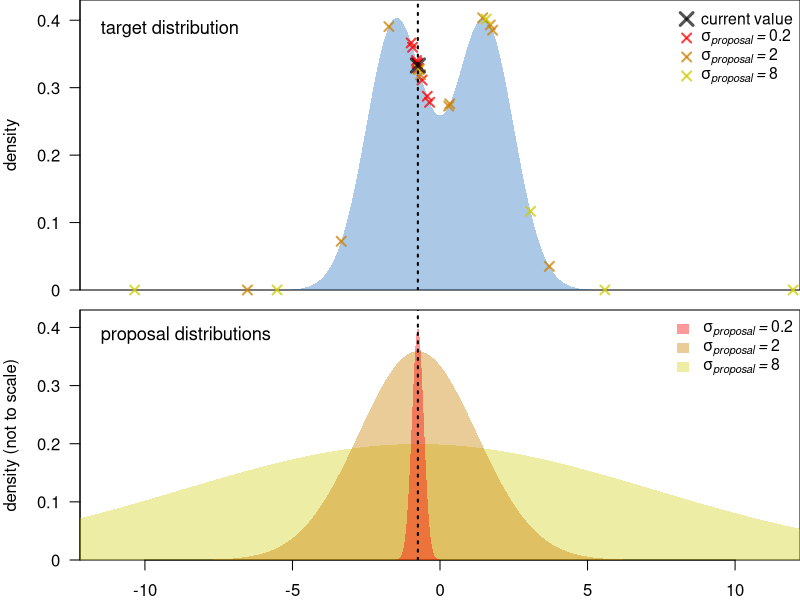
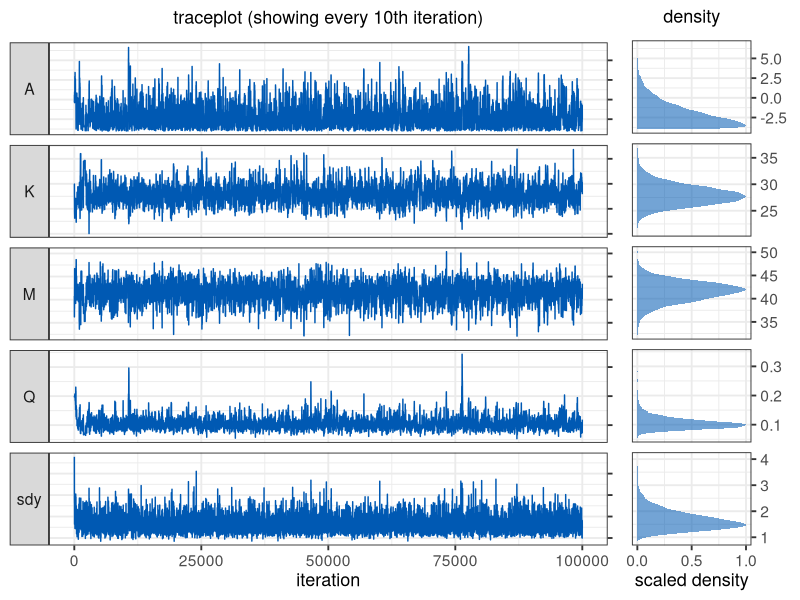
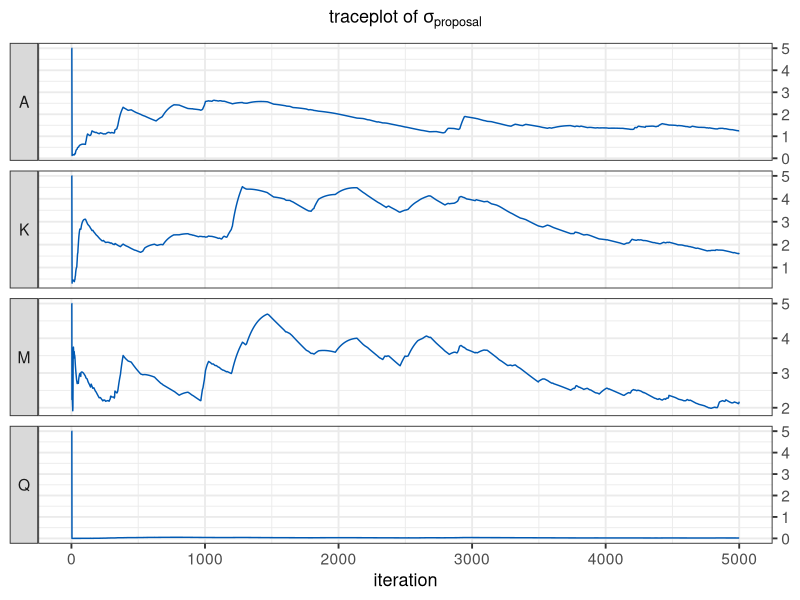

Recreate these plots in R, in order.
## ---- chunk 1
knitr::opts_chunk$set(echo = TRUE)
## ---- chunk 2

set.seed(2)
par(mfrow=c(2,1),mar = c(0.5,4,0,0), las = 1)
xd <- seq(-12.2,12.2,0.01)
yd <- dnorm(xd,-1.5,1)+dnorm(xd,1.5,1)
plot(xd,yd, xlab = "", ylab = "density",type = "n", yaxs = "i", xaxs = "i", ylim = c(0,0.43), xaxt = "n", yaxt = "n")
axis(2,seq(0,0.5,0.1), c("0",as.character(seq(0.1,0.4,0.1)),NA))
text(-11.5,0.39,"target distribution", adj = c(0,.5), cex = 1.1)

error_polygon <- function(x,en,ep,color) {
  polygon( c(x[1], x, x[length(x)], x[length(x)], rev(x), x[1]),
           c((ep)[1],ep, (ep)[length(ep)], (en)[length(en)], rev(en), (en)[1]),
           border = NA, col = color)
}

col3 <- rgb(0.8,0.8,0,.75)
col2 <- rgb(0.8,0.5,0,.75)
col1 <- rgb(1,0,0,.75)


error_polygon(xd,rep(0,length(xd)),yd,rgb(0,0.35,0.7,0.33))
p1 <- -0.75
sd3 <- p1+rnorm(10,0,0.2)
points(sd3,dnorm(sd3,-1.5,1)+dnorm(sd3,1.5,1), pch = 4, cex = 1.2, lwd = 2, col = col1, xpd = T)

sd2 <- p1+rnorm(10,0,2.5)
points(sd2,dnorm(sd2,-1.5,1)+dnorm(sd2,1.5,1), pch = 4, cex = 1.2, lwd = 2, col = col2, xpd = T)

sd1 <- p1+rnorm(10,0,8)
points(sd1,dnorm(sd1,-1.5,1)+dnorm(sd1,1.5,1), pch = 4, cex = 1.2, lwd = 2, col = col3, xpd = T)

abline(v= -0.75, lty = 3, lwd = 2)
points(-0.75,dnorm(-0.75,-1.5,1)+dnorm(-0.75,1.5,1), pch = 4, cex = 1.75, lwd = 3, col = rgb(0,0,0,0.67), xpd = T)
sigmas <- c(8,2,0.2)
legend("topright", as.expression(c("current value",sapply(1:3, function(x) bquote(italic(sigma["proposal"]~"="~.(rev(sigmas)[x])))))), 
       col = c(rgb(0,0,0,0.67),col1,col2,col3), border = NA, bty = "n", pch = 4, 
       pt.cex = c(1.7,1.2,1.2,1.2), pt.lwd = c(3,2,2,2), cex = 0.95)


par(mar = c(2,4,0.5,0))

plot(xd,yd, xlab = "", ylab = "density (not to scale)",type = "n", yaxs = "i", xaxs = "i", ylim = c(0,0.43), yaxt = "n")
text(-11.5,0.39,"proposal distributions", adj = c(0,.5), cex = 1.1)
axis(2,seq(0,0.5,0.1), c("0",as.character(seq(0.1,0.4,0.1)),NA))

col1 <- rgb(0.8,0.8,0,0.35)
col2 <- rgb(0.8,0.5,0,0.4)
col3 <- rgb(1,0,0,0.4)

error_polygon(xd,rep(0,length(xd)),dnorm(xd,p1,8)*4,col1)
error_polygon(xd,rep(0,length(xd)),dnorm(xd,p1,2)*1.8,col2)
error_polygon(xd,rep(0,length(xd)),dnorm(xd,p1,0.2)*0.2,col3)


abline(v= -0.75, lty = 3, lwd = 2)
legend("topright", as.expression(sapply(1:3, function(x) bquote(italic(sigma["proposal"]~"="~.(rev(sigmas)[x]))))), 
       fill = c(col3,col2,col1), border = NA, bty = "n", cex = 0.95)


## ---- chunk 3
weighted_var <- function(x, weights, sum_weights) {
  sum(weights*((x-sum(weights*x)/sum_weights)^2))/(sum_weights)
}
## ---- chunk 4
gradient <- function(x, coeff, sdy) { # sigma is labelled "sdy"
  A = coeff[1]
  K = coeff[2]
  M = coeff[3]
  Q = coeff[4]
  return(A + max(c(K-A,0))/((1+(exp(Q*(x-M))))) + rnorm(length(x),0,sdy))
}

loglik <- function(x, y,  coeff, sdy) {
  A = coeff[1]
  K = coeff[2]
  M = coeff[3]
  Q = coeff[4]
  pred = A + max(c(K-A,0))/((1+(exp(Q*(x-M)))))
  return(sum(dnorm(y, mean = pred, sd = sdy, log = TRUE)))
}

logprior <- function(coeff) {
  return(sum(c(
    dunif(coeff[1], -4, 40, log = TRUE),
    dunif(coeff[2], -4, 40, log = TRUE),
    dnorm(coeff[3], 45, 10, log = TRUE),
    dlnorm(coeff[4], -2, 1, log = TRUE))))
}

logposterior <- function(x, y, coeff, sdy){
  return (loglik(x, y, coeff, sdy) + logprior(coeff))
}

## ---- chunk 5
MH_propose <- function(coeff, proposal_sd){
  rnorm(4,mean = coeff, sd= proposal_sd)
}
## ---- chunk 6
# Main MCMCM function
run_MCMC <- function(x, y, coeff_inits, sdy_init, nIter, proposal_sd_init = rep(5,4), 
                     nAdapt = 5000, adaptation_decay = 500){
  ### Initialisation
  coefficients = array(dim = c(nIter,4)) # set up array to store coefficients
  coefficients[1,] = coeff_inits # initialise coefficients
  sdy = rep(NA_real_,nIter) # set up vector to store sdy
  sdy[1] = sdy_init # intialise sdy
  A_sdy = 3 # parameter for the prior on the inverse gamma distribution of sdy
  B_sdy = 0.1 # parameter for the prior on the inverse gamma distribution of sdy
  n <- length(y)
  shape_sdy <- A_sdy+n/2 # shape parameter for the inverse gamma
  sd_it <- 1 # iteration index for the proposal standard deviation
  proposal_sd <- array(NA_real_,dim = c(nAdapt,4)) # array to store proposal SDs
  proposal_sd[1:3,] <- proposal_sd_init # proposal SDs before adaptation
  # pre-define exp. decaying weights for weighted variance
  allWeights <- exp((-(nAdapt-2)):0/adaptation_decay) 
  accept <- rep(NA,nIter) # vector to store the acceptance or rejection of proposals
  ### The MCMC loop
  for (i in 2:nIter){

   ## 1. Gibbs step to estimate sdy
    sdy[i] = sqrt(1/rgamma(
      1,shape_sdy,B_sdy+0.5*sum((y-gradient(x,coefficients[i-1,],0))^2)))

   ## 2. Metropolis-Hastings step to estimate the regression coefficients
    proposal = MH_propose(coefficients[i-1,],proposal_sd[sd_it,]) # new proposed values
    if(any(proposal[4] <= 0)) HR = 0 else {# Q and nu need to be >0
      # Hasting's ratio of the proposal
      HR = exp(logposterior(x = x, y = y, coeff = proposal, sdy = sdy[i]) -
                 logposterior(x = x, y = y, coeff = coefficients[i-1,], sdy = sdy[i]))}

    #if(gradient(65, proposal,0) >10) HR = 0
    # accept proposal with probability = min(HR,1)
    if (runif(1) < HR){
      accept[i] <- 1
      coefficients[i,] = proposal
      # if proposal is rejected, keep the values from the previous iteration
    }else{
      accept[i] <- 0
      coefficients[i,] = coefficients[i-1,]
    }
    # Adaptation of proposal SD
    if(i < nAdapt){ # stop adaptation after nAdapt iterations
    if(i>=3) {
    weights = allWeights[(nAdapt-i+2):nAdapt-1] # select weights for current iteration
    sum_weights = sum(weights) 
    weighted_var_coeff <- apply(coefficients[2:i,], 2, # calculate weighted variance
          function(f) weighted_var(
          f, weights = weights, sum_weights = sum_weights))


    for(v in 1:4) {if(weighted_var_coeff[v]==0)   { # 
              proposal_sd[i+1,v] <- sqrt(proposal_sd[i,v]^2/5)
      } else  proposal_sd[i+1,v] <- 2.4/sqrt(4) * sqrt(weighted_var_coeff[v]) + 0.0001
    }                   
                           
    }
    sd_it <- i+1
    }
  } # end of the MCMC loop

  ###  Function output
  output = list(coeff = data.frame(A = coefficients[,1],
                           K = coefficients[,2],
                           M = coefficients[,3],
                           Q = coefficients[,4],
                           sdy = sdy),
                proposal_sd = data.frame(proposal_sd),
                accept = accept)
  return(output)
}
## ---- chunk 7
### Taking samples
set.seed(10)
sample_lat <- runif(10,0,90)
sample_data <- data.frame(
  x = sample_lat, 
  y = gradient(x = sample_lat, coeff = c(-2.0, 28, 41, 0.1), sd = 2))

### Analysis
nIter <- 100000
print(system.time({m <- run_MCMC(x = sample_data$x, y = sample_data$y,
                                 coeff_inits = c(0,30,45,0.2), sdy_init = 4, 
                                 nIter = nIter, nAdapt = 5000, adaptation_decay =500,
                                 proposal_sd_init = c(5,5,5,5))}))

## ---- chunk 8
library(ggplot2)
library(dplyr)
library(reshape)
library(cowplot)
mm <- m$coeff %>% dplyr::mutate(iteration = 1:nrow(.))
mm <- melt(mm,id.vars = "iteration")

facet.labs = c("A", "K", "M", "Q", expression(sigma["y"]))
names(facet.labs) <- c("A", "K", "M", "Q", "sdy")

p1 <- ggplot(mm %>% filter(iteration %% 10 == 0)) + geom_line(aes(x = iteration, y = value),
                             colour = rgb(0,0.35,0.7,1))+
      facet_grid(variable ~ ., switch = "y",scales = "free_y",
      labeller = labeller(variable = facet.labs)) + 
      theme(legend.position = "none")+
      theme_bw(base_size = 14)+
      theme(strip.text.y.left = element_text(angle = 0))+
      scale_y_continuous(position = "right")+
      ylab(NULL)+
      ggtitle(expression("traceplot (showing every 10th"~"iteration)"))+ 
      theme(plot.title = element_text(size = 13, face = "bold",hjust = 0.5),
            axis.title=element_text(size=13), axis.text.y=element_blank(),)


p2 <- ggplot(mm %>% filter(iteration %% 10 == 0 & iteration > 5000)) +
  #geom_vline(aes(xintercept = trueval), colour = "black", size = 1,linetype = "solid")+

 stat_density(aes(x = value, y =..scaled..), 
   fill = rgb(0,0.35,0.7,0.55), size = 1.5)+
      facet_grid(variable ~ ., scales = "free_y")+ 
     theme(legend.position = "none")+
     theme_bw(base_size = 14)+
     theme(strip.background = element_blank(),
   strip.text.y = element_blank())+ 
 scale_y_continuous(position = "left",breaks = c(0,0.5,1))+
  scale_x_continuous(position = "top")+
coord_flip()+
  ylab("scaled density")+
      xlab(NULL)+
      ggtitle(expression("density"))+ 
      theme(plot.title = element_text(size = 13, face = "bold",hjust = 0.5),
            axis.title=element_text(size=13))

plot_grid(p1, p2, ncol = 2, labels = c("", ""),
         rel_widths = c(7,2))

## ---- chunk 9
colnames(m$proposal_sd) <- c("A","K", "M", "Q")
mm <- m$proposal_sd %>% dplyr::mutate(iteration = 1:nrow(.))
mm <- melt(mm,id.vars = "iteration")
facet.labs = c("A", "K", "M", "Q")
names(facet.labs) <- c("A", "K", "M", "Q")

ggplot(mm) + geom_line(aes(x = iteration, y = value),
                             colour = rgb(0,0.35,0.7,1))+
      facet_grid(variable ~ ., switch = "y",scales = "free_y",
      labeller = labeller(variable = facet.labs)) + 
      theme(legend.position = "none")+
      theme_bw(base_size = 14)+
      theme(strip.text.y.left = element_text(angle = 0))+
      scale_y_continuous(position = "right")+
      ylab(NULL)+
      ggtitle(expression("traceplot of "*sigma["proposal"]))+ 
      theme(plot.title = element_text(size = 13, face = "bold",hjust = 0.5),
            axis.title=element_text(size=13))
